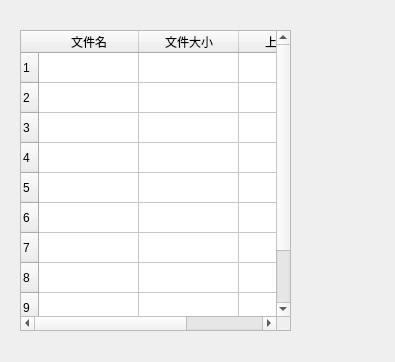
<?xml version="1.0" encoding="UTF-8"?>
<ui version="4.0">
 <class>ShowSearchFile</class>
 <widget class="QWidget" name="ShowSearchFile">
  <property name="geometry">
   <rect>
    <x>0</x>
    <y>0</y>
    <width>395</width>
    <height>362</height>
   </rect>
  </property>
  <property name="windowTitle">
   <string>Form</string>
  </property>
  <widget class="QTableWidget" name="tableWidget">
   <property name="geometry">
    <rect>
     <x>20</x>
     <y>30</y>
     <width>271</width>
     <height>301</height>
    </rect>
   </property>
   <row>
    <property name="text">
     <string>1</string>
    </property>
   </row>
   <row>
    <property name="text">
     <string>2</string>
    </property>
   </row>
   <row>
    <property name="text">
     <string>3</string>
    </property>
   </row>
   <row>
    <property name="text">
     <string>4</string>
    </property>
   </row>
   <row>
    <property name="text">
     <string>5</string>
    </property>
   </row>
   <row>
    <property name="text">
     <string>6</string>
    </property>
   </row>
   <row>
    <property name="text">
     <string>7</string>
    </property>
   </row>
   <row>
    <property name="text">
     <string>8</string>
    </property>
   </row>
   <row>
    <property name="text">
     <string>9</string>
    </property>
   </row>
   <row>
    <property name="text">
     <string>10</string>
    </property>
   </row>
   <column>
    <property name="text">
     <string>文件名</string>
    </property>
   </column>
   <column>
    <property name="text">
     <string>文件大小</string>
    </property>
   </column>
   <column>
    <property name="text">
     <string>上传时间</string>
    </property>
   </column>
  </widget>
 </widget>
 <tabstops>
  <tabstop>tableWidget</tabstop>
 </tabstops>
 <resources/>
 <connections/>
</ui>
